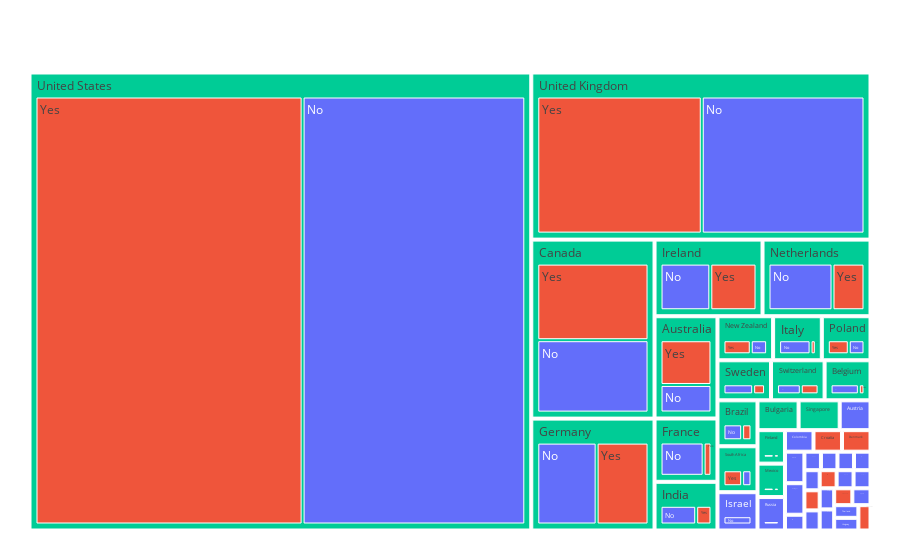

The code cell stored with this chart in its notebook:
### Markdown cell above
- When the argument of color corresponds to non-numerical data(here yes/no), discrete colors are used.
- Column - country is grouped and is represented as a sector of the treemap.

### Code cell
temp_grp_df = df.groupby(['Country','treatment']).count()
temp_grp_df.reset_index(drop=False, inplace=True)

fig = px.treemap(temp_grp_df,path=['Country', 'treatment'],  color='treatment', values='Age',labels={'Age':'Count'})
fig.update_layout(margin = dict(t=50, l=25, r=25, b=25))
fig.show()

### Figure 1 — Plotly figure (JSON) as saved in the notebook; plotly's stock layout.template omitted (floating-point values rounded to 4 significant figures)
{"data": [{"branchvalues": "total", "customdata": [["No"], ["Yes"], ["No"], ["No"], ["No"], ["No"], ["Yes"], ["No"], ["No"], ["Yes"], ["No"], ["No"], ["Yes"], ["No"], ["Yes"], ["Yes"], ["Yes"], ["Yes"], ["Yes"], ["Yes"], ["Yes"], ["No"], ["No"], ["No"], ["No"], ["No"], ["Yes"], ["No"], ["No"], ["No"], ["Yes"], ["Yes"], ["Yes"], ["No"], ["No"], ["No"], ["No"], ["Yes"], ["No"], ["No"], ["Yes"], ["Yes"], ["Yes"], ["Yes"], ["Yes"], ["Yes"], ["Yes"], ["Yes"], ["No"], ["Yes"], ["No"], ["No"], ["No"], ["No"], ["No"], ["No"], ["No"], ["Yes"], ["No"], ["No"], ["No"], ["No"], ["No"], ["No"], ["No"], ["No"], ["No"], ["Yes"], ["(?)"], ["No"], ["(?)"], ["No"], ["(?)"], ["(?)"], ["(?)"], ["No"], ["No"], ["No"], ["Yes"], ["No"], ["Yes"], ["(?)"], ["(?)"], ["No"], ["(?)"], ["No"], ["No"], ["(?)"], ["(?)"], ["No"], ["(?)"], ["Yes"], ["No"], ["(?)"], ["Yes"], ["(?)"], ["(?)"], ["No"], ["No"], ["No"], ["(?)"], ["No"], ["No"], ["No"], ["(?)"], ["Yes"], ["(?)"], ["No"], ["(?)"], ["(?)"], ["No"], ["(?)"], ["(?)"], ["No"], ["Yes"]], "domain": {"x": [0, 1], "y": [0, 1]}, "hovertemplate": "labels=%{label}<br>Count=%{value}<br>parent=%{parent}<br>id=%{id}<br>treatment=%{customdata[0]}<extra></extra>", "ids": ["Australia/No", "Moldova/Yes", "Nigeria/No", "Norway/No", "Philippines/No", "Portugal/No", "Japan/Yes", "Russia/No", "Singapore/No", "United States/Yes", "Sweden/No", "Switzerland/No", "India/Yes", "United States/No", "Germany/Yes", "Australia/Yes", "France/Yes", "Brazil/Yes", "Bulgaria/Yes", "Canada/Yes", "Croatia/Yes", "Mexico/No", "Netherlands/No", "Italy/No", "Belgium/No", "Bosnia and Herzegovina/No", "Switzerland/Yes", "Bulgaria/No", "Canada/No", "Colombia/No", "South Africa/Yes", "Netherlands/Yes", "Slovenia/Yes", "Czech Republic/No", "Georgia/No", "Germany/No", "Hungary/No", "Poland/Yes", "Ireland/No", "France/No", "Finland/Yes", "Italy/Yes", "Ireland/Yes", "Singapore/Yes", "Sweden/Yes", "Mexico/Yes", "New Zealand/Yes", "United Kingdom/Yes", "South Africa/No", "Belgium/Yes", "Austria/No", "Brazil/No", "China/No", "Costa Rica/No", "Finland/No", "Greece/No", "India/No", "Denmark/Yes", "Israel/No", "New Zealand/No", "Poland/No", "Romania/No", "Spain/No", "Thailand/No", "United Kingdom/No", "Uruguay/No", "Latvia/No", "Zimbabwe/Yes", "Australia", "Austria", "Belgium", "Bosnia and Herzegovina", "Brazil", "Bulgaria", "Canada", "China", "Colombia", "Costa Rica", "Croatia", "Czech Republic", "Denmark", "Finland", "France", "Georgia", "Germany", "Greece", "Hungary", "India", "Ireland", "Israel", "Italy", "Japan", "Latvia", "Mexico", "Moldova", "Netherlands", "New Zealand", "Nigeria", "Norway", "Philippines", "Poland", "Portugal", "Romania", "Russia", "Singapore", "Slovenia", "South Africa", "Spain", "Sweden", "Switzerland", "Thailand", "United Kingdom", "United States", "Uruguay", "Zimbabwe"], "labels": ["No", "Yes", "No", "No", "No", "No", "Yes", "No", "No", "Yes", "No", "No", "Yes", "No", "Yes", "Yes", "Yes", "Yes", "Yes", "Yes", "Yes", "No", "No", "No", "No", "No", "Yes", "No", "No", "No", "Yes", "Yes", "Yes", "No", "No", "No", "No", "Yes", "No", "No", "Yes", "Yes", "Yes", "Yes", "Yes", "Yes", "Yes", "Yes", "No", "Yes", "No", "No", "No", "No", "No", "No", "No", "Yes", "No", "No", "No", "No", "No", "No", "No", "No", "No", "Yes", "Australia", "Austria", "Belgium", "Bosnia and Herzegovina", "Brazil", "Bulgaria", "Canada", "China", "Colombia", "Costa Rica", "Croatia", "Czech Republic", "Denmark", "Finland", "France", "Georgia", "Germany", "Greece", "Hungary", "India", "Ireland", "Israel", "Italy", "Japan", "Latvia", "Mexico", "Moldova", "Netherlands", "New Zealand", "Nigeria", "Norway", "Philippines", "Poland", "Portugal", "Romania", "Russia", "Singapore", "Slovenia", "South Africa", "Spain", "Sweden", "Switzerland", "Thailand", "United Kingdom", "United States", "Uruguay", "Zimbabwe"], "marker": {"colors": ["#636efa", "#EF553B", "#636efa", "#636efa", "#636efa", "#636efa", "#EF553B", "#636efa", "#636efa", "#EF553B", "#636efa", "#636efa", "#EF553B", "#636efa", "#EF553B", "#EF553B", "#EF553B", "#EF553B", "#EF553B", "#EF553B", "#EF553B", "#636efa", "#636efa", "#636efa", "#636efa", "#636efa", "#EF553B", "#636efa", "#636efa", "#636efa", "#EF553B", "#EF553B", "#EF553B", "#636efa", "#636efa", "#636efa", "#636efa", "#EF553B", "#636efa", "#636efa", "#EF553B", "#EF553B", "#EF553B", "#EF553B", "#EF553B", "#EF553B", "#EF553B", "#EF553B", "#636efa", "#EF553B", "#636efa", "#636efa", "#636efa", "#636efa", "#636efa", "#636efa", "#636efa", "#EF553B", "#636efa", "#636efa", "#636efa", "#636efa", "#636efa", "#636efa", "#636efa", "#636efa", "#636efa", "#EF553B", "#00cc96", "#636efa", "#00cc96", "#636efa", "#00cc96", "#00cc96", "#00cc96", "#636efa", "#636efa", "#636efa", "#EF553B", "#636efa", "#EF553B", "#00cc96", "#00cc96", "#636efa", "#00cc96", "#636efa", "#636efa", "#00cc96", "#00cc96", "#636efa", "#00cc96", "#EF553B", "#636efa", "#00cc96", "#EF553B", "#00cc96", "#00cc96", "#636efa", "#636efa", "#636efa", "#00cc96", "#636efa", "#636efa", "#636efa", "#00cc96", "#EF553B", "#00cc96", "#636efa", "#00cc96", "#00cc96", "#636efa", "#00cc96", "#00cc96", "#636efa", "#EF553B"]}, "name": "", "parents": ["Australia", "Moldova", "Nigeria", "Norway", "Philippines", "Portugal", "Japan", "Russia", "Singapore", "United States", "Sweden", "Switzerland", "India", "United States", "Germany", "Australia", "France", "Brazil", "Bulgaria", "Canada", "Croatia", "Mexico", "Netherlands", "Italy", "Belgium", "Bosnia and Herzegovina", "Switzerland", "Bulgaria", "Canada", "Colombia", "South Africa", "Netherlands", "Slovenia", "Czech Republic", "Georgia", "Germany", "Hungary", "Poland", "Ireland", "France", "Finland", "Italy", "Ireland", "Singapore", "Sweden", "Mexico", "New Zealand", "United Kingdom", "South Africa", "Belgium", "Austria", "Brazil", "China", "Costa Rica", "Finland", "Greece", "India", "Denmark", "Israel", "New Zealand", "Poland", "Romania", "Spain", "Thailand", "United Kingdom", "Uruguay", "Latvia", "Zimbabwe", "", "", "", "", "", "", "", "", "", "", "", "", "", "", "", "", "", "", "", "", "", "", "", "", "", "", "", "", "", "", "", "", "", "", "", "", "", "", "", "", "", "", "", "", "", "", ""], "type": "treemap", "values": [8, 1, 1, 1, 1, 2, 1, 3, 3, 409, 5, 4, 3, 341, 21, 13, 2, 2, 2, 37, 2, 2, 18, 6, 5, 1, 3, 2, 35, 2, 4, 9, 1, 1, 1, 24, 1, 4, 14, 11, 1, 1, 13, 1, 2, 1, 5, 93, 2, 1, 3, 4, 1, 1, 2, 2, 7, 2, 5, 3, 3, 1, 1, 1, 92, 1, 1, 1, 21, 3, 6, 1, 6, 4, 72, 1, 2, 1, 2, 1, 2, 3, 13, 1, 45, 2, 1, 10, 27, 5, 7, 1, 1, 3, 1, 27, 8, 1, 1, 1, 7, 2, 1, 3, 4, 1, 6, 1, 7, 7, 1, 185, 750, 1, 1]}], "layout": {"legend": {"tracegroupgap": 0}, "margin": {"b": 25, "l": 25, "r": 25, "t": 50}}}
